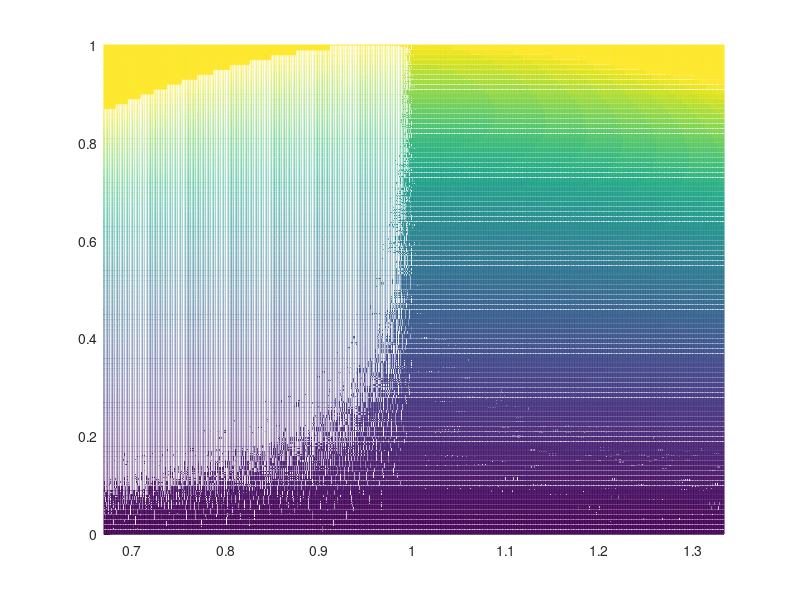

Write the MATLAB code that produced this figure. (Note: this script raises an error after producing the figure.)
fo=150e3;
wo=2*pi*150e3;
Ls=22e-6; %% adityadan farkl? olarak asl?nda Quality 4 den 1e indirdim
Cs= 1/(wo^2*Ls);
RL= 16;
M=9.7e-6; %% bu yüzden mutual? indirdim primer ak?m gereksinimi artt? 

RL1k=[];
DeltaMx=[];
for DeltaM=0:0.01*M:1*M
 DeltaMx=[DeltaMx, DeltaM/M];
 RL1=[];
 wRL=[];
for  f=1e5:1e2:2e5
   w=2*pi*f;
   wRL=[wRL w/wo];
   Zrx=1i*w*Ls+1/(1i*w*Cs);
   Zc=-1/(1i*w*Cs);
   Z=[ Zrx Zc 0 0 ; Zc RL-Zc RL 0 ; 0 RL RL-Zc Zc; 0 0 Zc Zrx];
   I=inv(Z)*[M;0;0;M-DeltaM];
   Rx= abs((I(2)+I(3))/I(2));
   RL1=[RL1 Rx];
end
RL1k=[RL1k ; RL1];
end 
RL1k(RL1k<=1)=1;
%%

figure1=figure();
set(gcf, 'Position',  [100, 100, 600, 300])

axes1 = axes('Parent',figure1);
hold(axes1,'on');
[x,y] = meshgrid(wRL,DeltaMx);
s=mesh(x,y,100./abs(RL1k));
hold on;
view([0 90])
xlim([0.67 1.3333])
s.FaceColor = 'flat';
alphaVal = 1;
s.FaceAlpha='1';
s.EdgeColor='none';

xlabel('Normalized Frequency($f_r$)','Interpreter','Latex','Fontname','Times new roman'...
    , 'FontSize',14)

ylabel({'$ \frac{\Delta M}{M_{(1)}}$'},'Interpreter','Latex','Fontname','Times new roman'...
    , 'FontSize',18)
set(axes1,'XTick',[0.7 0.8 0.9 1 1.1 1.2 1.3],'YTick',...
    [0 0.1 0.2 0.3 0.4 0.5 0.6 0.7 0.8 0.9 1]);
colormap('jet');
% Create colorbar
c=colorbar(axes1,'Ticks',[50 55 60 65 70 75 80 85 90 95 100],...
    'TickLabels',{'50','55','60','65','70','75','80','85','90','95','100'},...
    'Limits',[50 100],...
    'FontSize',12,...
    'FontName','Times New Roman');
drawnow;
% Make the colorbar transparent
cdata = c.Face.Texture.CData;
cdata(end,:) = uint8(alphaVal * cdata(end,:));
c.Face.Texture.ColorType = 'truecoloralpha';
c.Face.Texture.CData = cdata;

% Create textbox
annotation(figure1,'textbox',...
    [0.794659804983763 0.00162188485637581 0.210417881816656 0.136059148058712],...
    'Color',[1 0 0],...
    'String',{'$\%\frac{P_{(1)}}{P_{(1)}+P_{(2)}}100$'},...
    'Interpreter','latex',...
    'FontWeight','bold',...
    'FontSize',14,...
    'FontName','Times New Roman',...
    'FontAngle','italic',...
    'FitBoxToText','off',...
    'EdgeColor','none');
%%
syms w;
syms Ls;
syms Cs;
syms RL; 
syms M1;
syms M2;

Zrx=1i*w*Ls+1/(1i*w*Cs);
   Zc=-1/(1i*w*Cs);
   Z=[ Zrx Zc 0 0 ; Zc RL-Zc RL 0 ; 0 RL RL-Zc Zc; 0 0 Zc Zrx];
   I=inv(Z)*[M1;0;0;M2];
   I(2)
